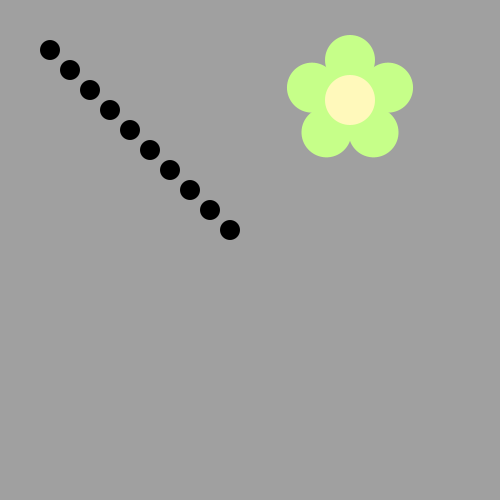
Frame 1 (no input)
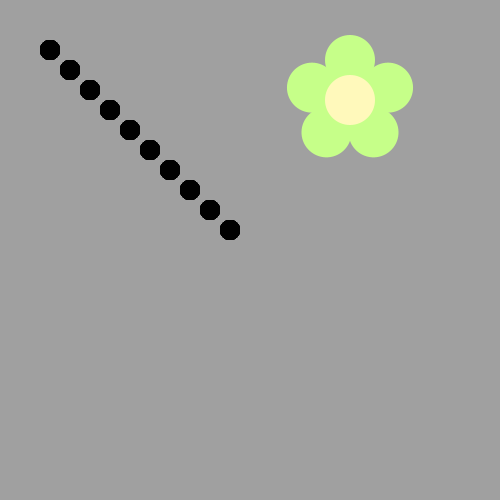
Frame 60 (the mouse pressed at the canvas centre just before this capture)
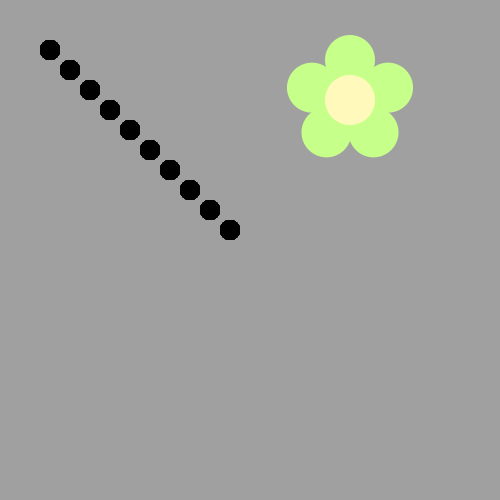
Frame 120 (the mouse held since frame 60 and released just before this capture)

The Processing sketch that drew these frames (run headless with seeded random() and noise(); from frame 60 on, the mouse is pressed at the canvas centre):

// Processing sketch: Bumblebee
// ── Bumblebee.pde
void draw() {
/*Use a loop to make a body for the Bee!
Then put his head on using drawBeeFace(x,y)
Use Modulo to make the colors alternate 
*/
int bee = 50;
int bumble = 50;
for (int i = 0; i < 20; i++){
if (i%2==0){
 fill(#F6FF00);
}
if(i%2==1) {
fill(#000000);
ellipse (bee,bumble,20,20);
for (int e = 0; e < 20; e++){
bee+=1;
bumble+=1;

}

}

}

}

void drawFlower(int x, int y) {
     noStroke();
     translate(x, y);
     // draw 5 petals, rotating after each one<
     fill(#c6ff89);      // green
      for (int i = 0; i < 5; i++) {
           ellipse(0, -40, 50, 50);
          rotate(radians(72));
     }
     fill(#fff9bb); // light yellow
     ellipse(0, 0, 50, 50);
} 
void drawBeeFace(int BeeFaceX, int BeeFaceY) {
     noStroke();
     fill(0, 0, 0);
     stroke(1);
     strokeWeight(5);
     line(BeeFaceX-10, BeeFaceY-27, BeeFaceX-17, BeeFaceY-50);
     line(BeeFaceX+10, BeeFaceY-27, BeeFaceX+17, BeeFaceY-50);
     ellipse(BeeFaceX-17, BeeFaceY-50, 10, 10);
     ellipse(BeeFaceX+17, BeeFaceY-50, 10, 10);
     noStroke();
     fill(255, 251, 28);
     ellipse(BeeFaceX, BeeFaceY, 60, 60); // face
     fill(255, 237, 209);
     fill(0,0,0);
      ellipse(BeeFaceX-10, BeeFaceY-15, 10, 10); // eyes
     ellipse(BeeFaceX+10, BeeFaceY-15, 10, 10);
      ellipse(BeeFaceX, BeeFaceY-5, 10, 10); // nose
      ellipse(BeeFaceX, BeeFaceY+10, 20, 10);// mouth
     fill(255, 251, 28);
     ellipse(BeeFaceX, BeeFaceY+5, 20, 6);
}

void setup() {
     ellipseMode(CENTER);
     size(500, 500);
     background(160, 160, 160);
      drawFlower(350, 100);
}
